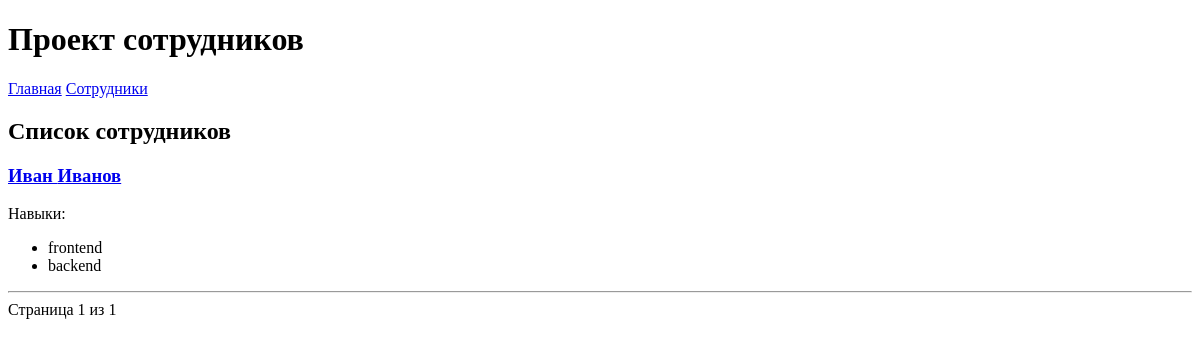
The app's page /employees/?page=2, older data.
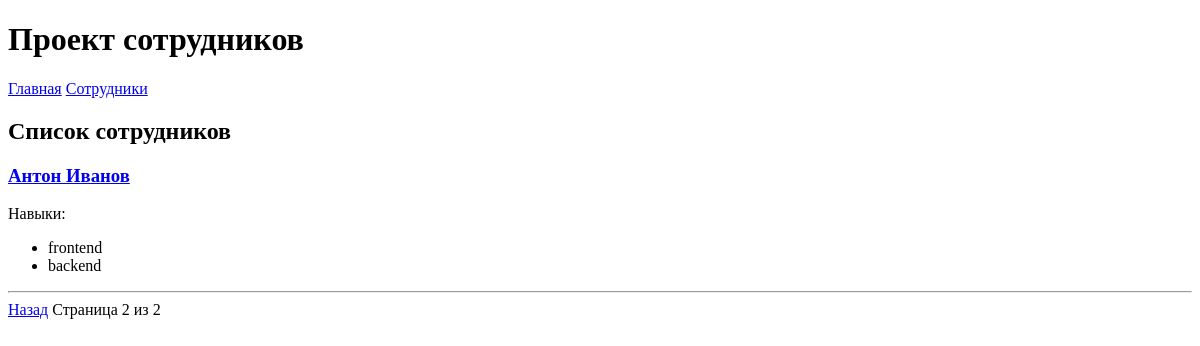
The same page, newer data.
### employees/models.py (models this page shows, shortened)
class Employee(models.Model):
    user = models.OneToOneField(User, on_delete=models.CASCADE)
    first_name = models.CharField(max_length=100)
    last_name = models.CharField(max_length=100)
    middle_name = models.CharField(max_length=100, blank=True)
    skills = models.ManyToManyField(Skill)
    skill_level = models.IntegerField()
    description = models.TextField()
    hire_date = models.DateField(null=True, blank=True)

class Skill(models.Model):
    name = models.CharField(max_length=100)

### employees/views.py (the view)
# urls.py: path('employees/', views.employee_list, name='employee_list'),
def employee_list(request):
    employees = Employee.objects.prefetch_related("skills", "images")
    paginator = Paginator(employees, 10)
    page_number = request.GET.get("page")
    page_obj = paginator.get_page(page_number)
    return render(request, "employee_list.html", {"page_obj": page_obj})

### templates/employee_list.html (shortened to what this page needs)
{% extends 'base.html' %}
{% block content %}
<h2>Список сотрудников</h2>
{% for emp in page_obj %}
    <div>
        <h3>
            <a href="{% url 'employee_detail' emp.id %}">
                {{ emp.first_name }} {{ emp.last_name }}
            </a>
        </h3>
        <p>Навыки:</p>
        <ul>
            {% for skill in emp.skills.all %}
                <li>{{ skill.name }}</li>
            {% empty %}
                <li>Навыки не указаны</li>
            {% endfor %}
        </ul>
    </div>
    <hr>
{% endfor %}
<div>
    {% if page_obj.has_previous %}
        <a href="?page={{ page_obj.previous_page_number }}">Назад</a>
    {% endif %}
    <span>Страница {{ page_obj.number }} из {{ page_obj.paginator.num_pages }}</span>
</div>
{% endblock %}

Row changes from the older to the newer data that the page shows:
no longer on this page (row unchanged): Employee: first_name "Иван", last_name "Иванов", Skill (name "frontend"), Skill (name "backend")
added Employee: first_name "Антон", last_name "Иванов", Skill (name "frontend"), Skill (name "backend")
Text that changed along with them:
{{ page_obj.number }}: "1" → "2"
{{ page_obj.paginator.num_pages }}: "1" → "2"
text now shown: "Назад"
